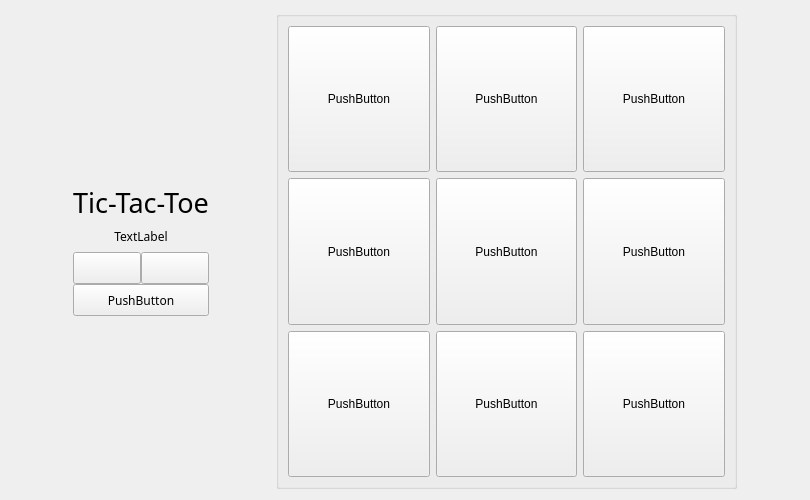
<?xml version="1.0" encoding="UTF-8"?>
<ui version="4.0">
 <class>Widget</class>
 <widget class="QWidget" name="Widget">
  <property name="geometry">
   <rect>
    <x>0</x>
    <y>0</y>
    <width>810</width>
    <height>500</height>
   </rect>
  </property>
  <property name="sizePolicy">
   <sizepolicy hsizetype="Fixed" vsizetype="Fixed">
    <horstretch>0</horstretch>
    <verstretch>0</verstretch>
   </sizepolicy>
  </property>
  <property name="windowTitle">
   <string>Tic-Tac-Toe</string>
  </property>
  <property name="windowIcon">
   <iconset resource="resources.qrc">
    <normaloff>:/icons/icons/icon.png</normaloff>:/icons/icons/icon.png</iconset>
  </property>
  <property name="styleSheet">
   <string notr="true"/>
  </property>
  <layout class="QHBoxLayout" name="horizontalLayout_2">
   <item>
    <spacer name="horizontalSpacer_2">
     <property name="orientation">
      <enum>Qt::Horizontal</enum>
     </property>
     <property name="sizeHint" stdset="0">
      <size>
       <width>40</width>
       <height>20</height>
      </size>
     </property>
    </spacer>
   </item>
   <item>
    <layout class="QVBoxLayout" name="verticalLayout">
     <property name="spacing">
      <number>7</number>
     </property>
     <item>
      <spacer name="verticalSpacer">
       <property name="orientation">
        <enum>Qt::Vertical</enum>
       </property>
       <property name="sizeType">
        <enum>QSizePolicy::Expanding</enum>
       </property>
       <property name="sizeHint" stdset="0">
        <size>
         <width>20</width>
         <height>140</height>
        </size>
       </property>
      </spacer>
     </item>
     <item>
      <widget class="QLabel" name="label">
       <property name="font">
        <font>
         <family>Jura Medium</family>
         <pointsize>20</pointsize>
        </font>
       </property>
       <property name="text">
        <string>Tic-Tac-Toe</string>
       </property>
       <property name="alignment">
        <set>Qt::AlignCenter</set>
       </property>
      </widget>
     </item>
     <item>
      <widget class="QLabel" name="label_2">
       <property name="font">
        <font>
         <family>Jura Medium</family>
        </font>
       </property>
       <property name="text">
        <string>TextLabel</string>
       </property>
       <property name="alignment">
        <set>Qt::AlignCenter</set>
       </property>
      </widget>
     </item>
     <item>
      <layout class="QGridLayout" name="gridLayout_3">
       <property name="spacing">
        <number>0</number>
       </property>
       <item row="0" column="0">
        <widget class="QPushButton" name="leftButton">
         <property name="sizePolicy">
          <sizepolicy hsizetype="Minimum" vsizetype="Minimum">
           <horstretch>0</horstretch>
           <verstretch>0</verstretch>
          </sizepolicy>
         </property>
         <property name="minimumSize">
          <size>
           <width>0</width>
           <height>32</height>
          </size>
         </property>
         <property name="text">
          <string/>
         </property>
         <property name="icon">
          <iconset resource="resources.qrc">
           <normaloff>:/icons/icons/black_circle.png</normaloff>:/icons/icons/black_circle.png</iconset>
         </property>
        </widget>
       </item>
       <item row="0" column="1">
        <widget class="QPushButton" name="rightButton">
         <property name="sizePolicy">
          <sizepolicy hsizetype="Minimum" vsizetype="Minimum">
           <horstretch>0</horstretch>
           <verstretch>0</verstretch>
          </sizepolicy>
         </property>
         <property name="minimumSize">
          <size>
           <width>0</width>
           <height>32</height>
          </size>
         </property>
         <property name="text">
          <string/>
         </property>
         <property name="icon">
          <iconset resource="resources.qrc">
           <normaloff>:/icons/icons/black_cross.png</normaloff>:/icons/icons/black_cross.png</iconset>
         </property>
        </widget>
       </item>
       <item row="1" column="0" rowspan="4" colspan="2">
        <widget class="QPushButton" name="startButton">
         <property name="sizePolicy">
          <sizepolicy hsizetype="Preferred" vsizetype="Minimum">
           <horstretch>0</horstretch>
           <verstretch>0</verstretch>
          </sizepolicy>
         </property>
         <property name="minimumSize">
          <size>
           <width>0</width>
           <height>32</height>
          </size>
         </property>
         <property name="font">
          <font>
           <family>Jura Medium</family>
          </font>
         </property>
         <property name="styleSheet">
          <string notr="true"/>
         </property>
         <property name="text">
          <string>PushButton</string>
         </property>
        </widget>
       </item>
      </layout>
     </item>
     <item>
      <spacer name="verticalSpacer_2">
       <property name="orientation">
        <enum>Qt::Vertical</enum>
       </property>
       <property name="sizeType">
        <enum>QSizePolicy::Expanding</enum>
       </property>
       <property name="sizeHint" stdset="0">
        <size>
         <width>20</width>
         <height>140</height>
        </size>
       </property>
      </spacer>
     </item>
    </layout>
   </item>
   <item>
    <spacer name="horizontalSpacer">
     <property name="orientation">
      <enum>Qt::Horizontal</enum>
     </property>
     <property name="sizeHint" stdset="0">
      <size>
       <width>40</width>
       <height>20</height>
      </size>
     </property>
    </spacer>
   </item>
   <item>
    <widget class="QGroupBox" name="groupBox">
     <property name="enabled">
      <bool>true</bool>
     </property>
     <property name="sizePolicy">
      <sizepolicy hsizetype="Minimum" vsizetype="Minimum">
       <horstretch>0</horstretch>
       <verstretch>0</verstretch>
      </sizepolicy>
     </property>
     <property name="minimumSize">
      <size>
       <width>461</width>
       <height>441</height>
      </size>
     </property>
     <property name="baseSize">
      <size>
       <width>461</width>
       <height>441</height>
      </size>
     </property>
     <layout class="QGridLayout" name="gridLayout">
      <item row="0" column="0">
       <widget class="QPushButton" name="pushButton_4">
        <property name="sizePolicy">
         <sizepolicy hsizetype="Preferred" vsizetype="Preferred">
          <horstretch>0</horstretch>
          <verstretch>0</verstretch>
         </sizepolicy>
        </property>
        <property name="text">
         <string>PushButton</string>
        </property>
       </widget>
      </item>
      <item row="0" column="1">
       <widget class="QPushButton" name="pushButton_5">
        <property name="sizePolicy">
         <sizepolicy hsizetype="Preferred" vsizetype="Preferred">
          <horstretch>0</horstretch>
          <verstretch>0</verstretch>
         </sizepolicy>
        </property>
        <property name="text">
         <string>PushButton</string>
        </property>
       </widget>
      </item>
      <item row="0" column="2">
       <widget class="QPushButton" name="pushButton_6">
        <property name="sizePolicy">
         <sizepolicy hsizetype="Preferred" vsizetype="Preferred">
          <horstretch>0</horstretch>
          <verstretch>0</verstretch>
         </sizepolicy>
        </property>
        <property name="text">
         <string>PushButton</string>
        </property>
       </widget>
      </item>
      <item row="1" column="0">
       <widget class="QPushButton" name="pushButton_7">
        <property name="sizePolicy">
         <sizepolicy hsizetype="Preferred" vsizetype="Preferred">
          <horstretch>0</horstretch>
          <verstretch>0</verstretch>
         </sizepolicy>
        </property>
        <property name="text">
         <string>PushButton</string>
        </property>
       </widget>
      </item>
      <item row="1" column="1">
       <widget class="QPushButton" name="pushButton_8">
        <property name="sizePolicy">
         <sizepolicy hsizetype="Preferred" vsizetype="Preferred">
          <horstretch>0</horstretch>
          <verstretch>0</verstretch>
         </sizepolicy>
        </property>
        <property name="text">
         <string>PushButton</string>
        </property>
       </widget>
      </item>
      <item row="1" column="2">
       <widget class="QPushButton" name="pushButton_9">
        <property name="sizePolicy">
         <sizepolicy hsizetype="Preferred" vsizetype="Preferred">
          <horstretch>0</horstretch>
          <verstretch>0</verstretch>
         </sizepolicy>
        </property>
        <property name="text">
         <string>PushButton</string>
        </property>
       </widget>
      </item>
      <item row="2" column="0">
       <widget class="QPushButton" name="pushButton_10">
        <property name="sizePolicy">
         <sizepolicy hsizetype="Preferred" vsizetype="Preferred">
          <horstretch>0</horstretch>
          <verstretch>0</verstretch>
         </sizepolicy>
        </property>
        <property name="text">
         <string>PushButton</string>
        </property>
       </widget>
      </item>
      <item row="2" column="1">
       <widget class="QPushButton" name="pushButton_11">
        <property name="sizePolicy">
         <sizepolicy hsizetype="Preferred" vsizetype="Preferred">
          <horstretch>0</horstretch>
          <verstretch>0</verstretch>
         </sizepolicy>
        </property>
        <property name="text">
         <string>PushButton</string>
        </property>
       </widget>
      </item>
      <item row="2" column="2">
       <widget class="QPushButton" name="pushButton_12">
        <property name="sizePolicy">
         <sizepolicy hsizetype="Preferred" vsizetype="Preferred">
          <horstretch>0</horstretch>
          <verstretch>0</verstretch>
         </sizepolicy>
        </property>
        <property name="text">
         <string>PushButton</string>
        </property>
       </widget>
      </item>
     </layout>
    </widget>
   </item>
   <item>
    <spacer name="horizontalSpacer_3">
     <property name="orientation">
      <enum>Qt::Horizontal</enum>
     </property>
     <property name="sizeHint" stdset="0">
      <size>
       <width>40</width>
       <height>20</height>
      </size>
     </property>
    </spacer>
   </item>
  </layout>
 </widget>
 <resources>
  <include location="resources.qrc"/>
 </resources>
 <connections/>
</ui>
